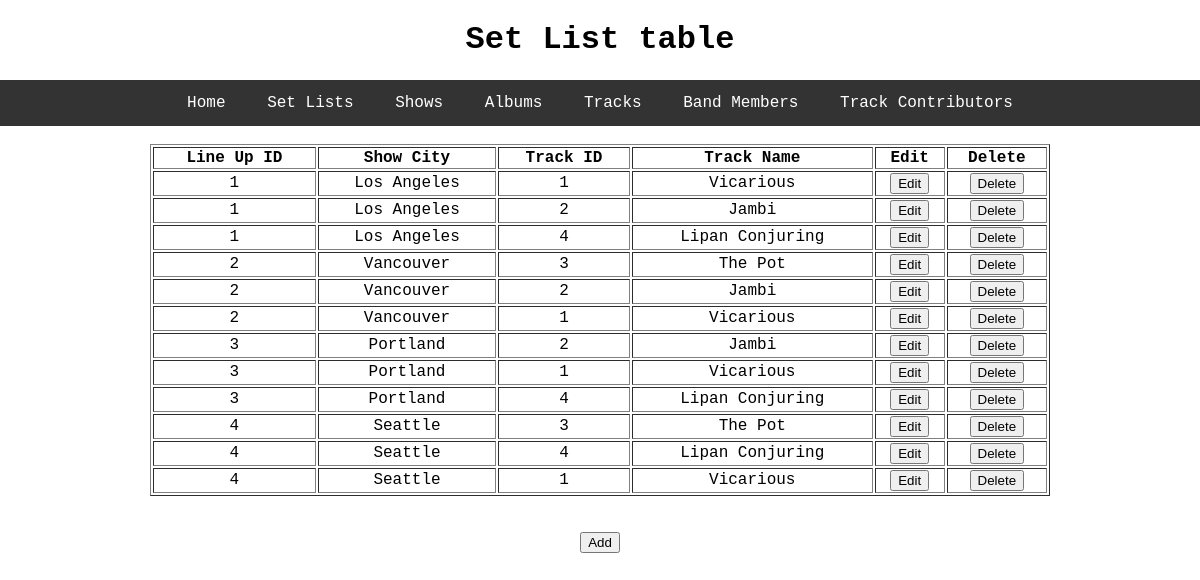
/set_list, run on the app's committed database.
### toolDB/models.py (models this page shows, shortened)
class Shows(db.Model):
    id = db.Column(db.Integer, primary_key=True)
    city = db.Column(db.String, nullable=False)
    set_list_id = db.Column(db.Integer, nullable=False)

class SetList(db.Model):
    id = db.Column(db.Integer, primary_key=True)
    set_list_id = db.Column(db.Integer, nullable=False)
    album_id = db.Column(db.Integer, db.ForeignKey('album.id'), nullable=False)
    track_id = db.Column(db.Integer, db.ForeignKey('track.id'), nullable=False)

class Track(db.Model):
    id = db.Column(db.Integer, primary_key=True)
    track_name = db.Column(db.String, nullable=False)
    track_length = db.Column(db.Float, nullable=False)
    album_id = db.Column(db.Integer, db.ForeignKey('album.id'), nullable=False)
    member_track = db.relationship('Member', secondary='trackBandMember', backref='track', lazy=True)
    set_list_track = db.relationship('SetList', backref='track', lazy=True)

### toolDB/select_db/routes.py (the view)
@select.route('/set_list')
def set_list():
    rows = db.session.execute('SELECT set_list.id, set_list.set_list_id, shows.city, set_list.track_id, track.track_name FROM set_list JOIN shows ON set_list.set_list_id = shows.set_list_id JOIN track ON set_list.track_id = track.id;')
    return render_template('set_list.html', title='SetList', table_name='Set List table', rows=rows)

### toolDB/templates/set_list.html
{% extends "layout.html" %}
{% block content %}
	<table style="width:75%" table border="1" table align = "center">
		<thead>
		  <th>Line Up ID</th>
		  <th>Show City</th>
		  <th>Track ID</th>
		  <th>Track Name</th>
		  <th>Edit</th>
		  <th>Delete</th>
		</thead>
		<tbody>
		  {% for r in rows %}
		  	<tr>
			  <td>{{ r[1] }}</td>
			  <td>{{ r[2] }}</td>
			  <td>{{ r[3] }}</td>
			  <td>{{ r[4] }}</td>
			  <td><input type="button" name = "Edit" value = "Edit" onclick = "window.location='/update_set_list/{{ r.id }}'"></td>
			  <td><input type="button" name = "Delete" value = "Delete" onclick = "window.location='/delete_set_list/{{ r.id }}'"></td>
			</tr>
		  {% endfor %}
		</tbody>
	</table>
	<br>
	<br>
	<a href="http://flip3.engr.oregonstate.edu:3975/add_set_list"><button type="button">Add</button></a>
{% endblock content %}

### toolDB/static/css/style.css (style rules this page uses)
body { margin: auto; padding: 0; font-family: "Courier New", monospace; text-align: center; }

### data on the page
Shows: set_list_id "1", city "Los Angeles", track_id "1", track_name "Vicarious", track_id "2", track_name "Jambi", track_id "4", track_name "Lipan Conjuring"
Shows: set_list_id "2", city "Vancouver", track_id "3", track_name "The Pot", track_id "2", track_name "Jambi", track_id "1", track_name "Vicarious"
Shows: set_list_id "3", city "Portland", track_id "2", track_name "Jambi", track_id "1", track_name "Vicarious", track_id "4", track_name "Lipan Conjuring"
Shows: set_list_id "4", city "Seattle", track_id "3", track_name "The Pot", track_id "4", track_name "Lipan Conjuring", track_id "1", track_name "Vicarious"

### other printed values
{{ table_name }} "Set List table"
